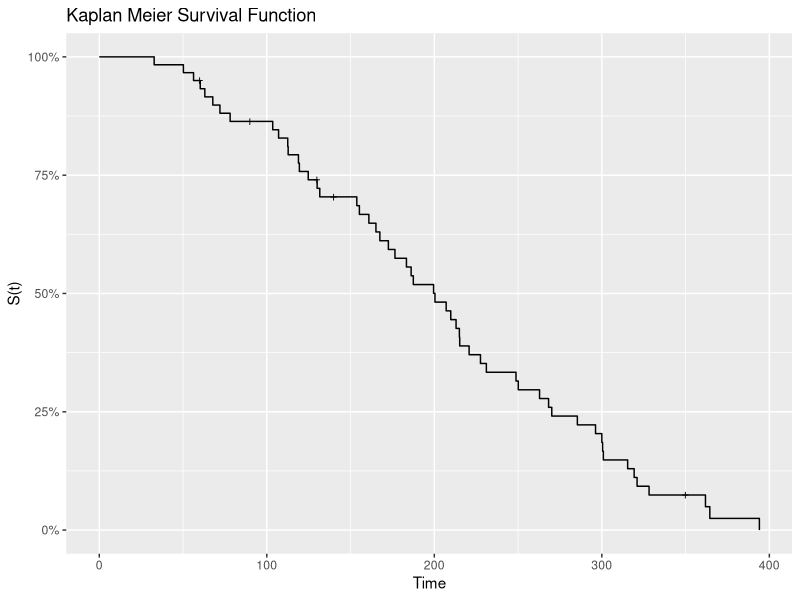
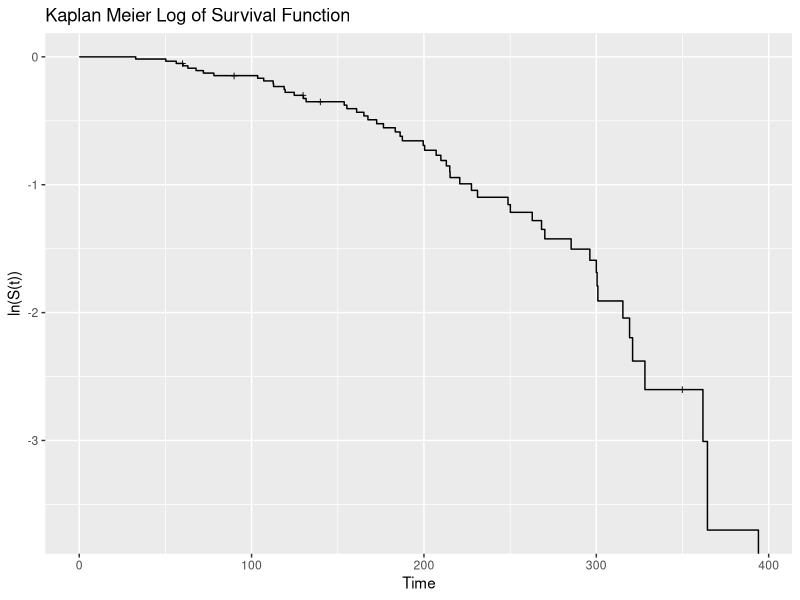
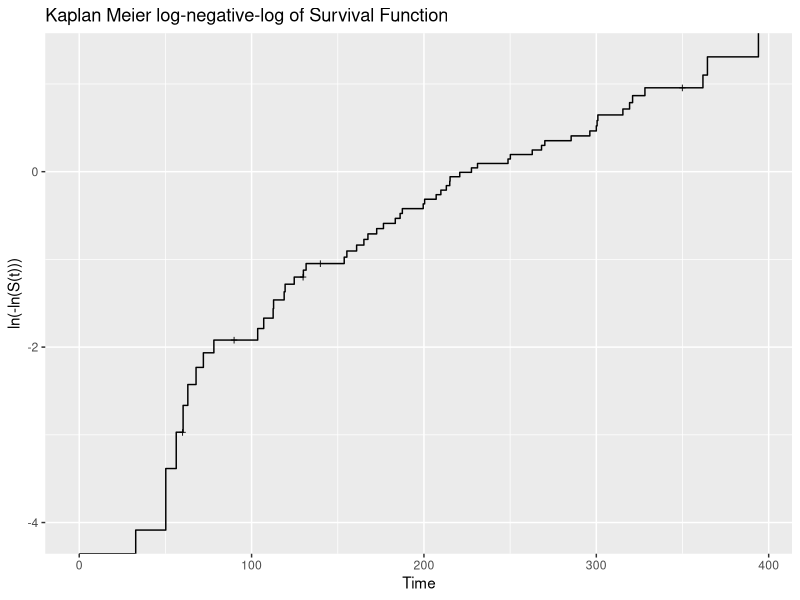
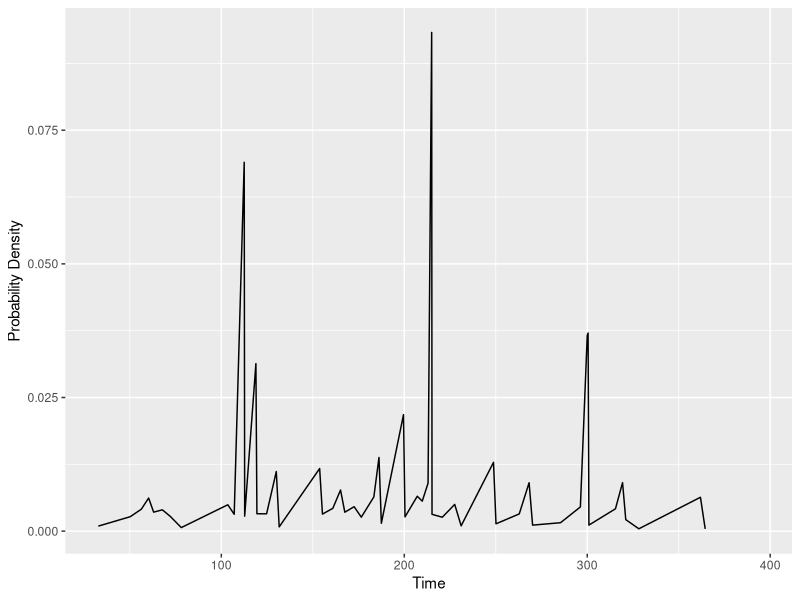
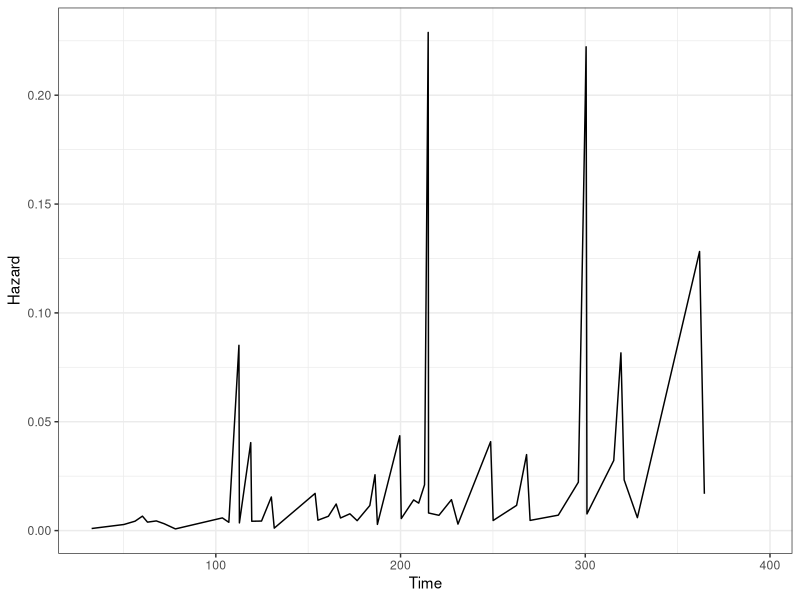

Write the R code that produced these figures, in order. (Note: this script raises an error after producing the figures.)
## ---- chunk 1
knitr::opts_chunk$set(echo = TRUE)
library(survival)
library(dplyr)
library(flextable)
library(survival)
library(ggplot2)
library(ggfortify)
library(magrittr)
## ---- chunk 2
text <-"
B	Censor	Time
1	0	296.25
2	0	209.82
3	1	60.00
4	0	72.03
5	0	63.01
6	0	32.77
7	0	268.22
8	0	394.06
9	0	183.37
10	0	248.77
11	0	212.99
12	1	350.00
13	0	124.74
14	1	90.00
15	0	118.90
16	0	186.17
17	0	155.28
18	0	67.78
19	0	56.28
20	0	153.74
21	0	160.94
22	0	285.40
23	0	167.50
24	0	250.13
25	1	60.00
26	0	172.58
27	0	215.16
28	1	140.00
29	0	270.13
30	0	227.56
31	0	300.46
32	0	321.05
33	0	112.76
34	0	200.39
35	0	176.51
36	0	50.22
37	0	364.47
38	0	262.83
39	1	130.00
40	0	315.42
41	0	300.91
42	0	199.57
43	0	319.30
44	0	130.05
45	0	107.04
46	0	231.08
47	0	78.12
48	0	207.09
49	0	103.54
50	0	187.47
51	0	112.51
52	0	300.00
53	0	165.16
54	0	131.63
55	0	328.21
56	0	60.27
57	0	220.78
58	0	361.87
59	0	214.97
60	0	119.45"
df <- read.delim(text = text)
rm(text)
## ---- chunk 3
surv.1 <- Surv(df$Time, abs(df$Censor -1))
## ---- chunk 4
km.fit <- survfit(surv.1 ~ 1, conf.type = "log-log")
## ---- chunk 5
autoplot(km.fit, conf.int = F) +
  labs(x = "Time",
       y = "S(t)", 
       title = "Kaplan Meier Survival Function")
## ---- chunk 6
autoplot(km.fit, conf.int = F, fun = log) +
  labs(x = "Time",
       y = "ln(S(t))", 
       title = "Kaplan Meier Log of Survival Function")
## ---- chunk 7
autoplot(km.fit, conf.int = F, fun = function(x){log(-log(x))}) +
  labs(x = "Time",
       y = "ln(-ln(S(t)))", 
       title = "Kaplan Meier log-negative-log of Survival Function")
## ---- chunk 8
km.table <- broom::tidy(km.fit)

km.table <- km.table %>% 
  mutate(variance = estimate^2 * std.error^2)
## ---- chunk 9
survival.table1 <- km.table %>% filter(n.event > 0)
survival.table1 <- survival.table1 %>% mutate(hazard = n.event / (n.risk * (lead(time) - time)))
survival.table1 <- survival.table1 %>% mutate(probability  = estimate * hazard)
ggplot() +
  geom_line(data = survival.table1, aes(x = time, y = probability)) +
  labs(x = "Time", y = "Probability Density")
## ---- chunk 10
ggplot() +
  geom_line(data = survival.table1, aes(x = time, y = hazard)) +
  labs(x = "Time", y = "Hazard") +
  theme_bw()
## ---- chunk 11
print(km.fit, print.rmean = TRUE, r.mean = "common")
## ---- chunk 12
sliced.60 <- survival.table1 %>% 
  filter(n.event == 1) %>% 
  slice(which.min(abs(time - 60))-1, which.min(abs(time - 60))) # Grabs two points closes to t = 60

sliced.60 %$% 
  approx(time, estimate, xout =  60) #Does linear interpolation for s(60)

sliced.60 %$%
  approx(time, variance, xout =  60)
## ---- chunk 13
sliced.100 <- survival.table1 %>% 
  slice(which.min(abs(time - 100))-1, which.min(abs(time - 100))) # Grabs two points closes to t = 100

sliced.100 %$% 
  approx(time, estimate, xout =  100) #Does linear interpolation for s(100)

sliced.100 %$%
  approx(time, variance, xout =  100)
## ---- chunk 14
wei.fit <- survreg(surv.1 ~ 1, dist = "weibull")
summary(wei.fit)
## ---- chunk 15
lognormal.fit <- survreg(surv.1 ~ 1, dist = "lognormal")
summary(lognormal.fit)
## ---- chunk 16
loglog.fit <- survreg(surv.1 ~ 1, dist = "loglogistic")
summary(loglog.fit)
## ---- chunk 17
rbind(c("Weibull", -2 * wei.fit$loglik[1]),
      c("Lognormal", -2 * lognormal.fit$loglik[1]),
      c("Log-Logistic", -2 * loglog.fit$loglik[1]))

## ---- chunk 18
test <- MASS::fitdistr(df$Time, "weibull")
n <- nrow(df)
p <- (1 : n) / n - 0.5 / n #This is the assocated Cumilated dis for the sorted values of x

ggplot(df) + 
  geom_point(aes(x = p, y = sort(pweibull(Time, test$estimate[1], test$estimate[2])))) +
  labs(x = The)
